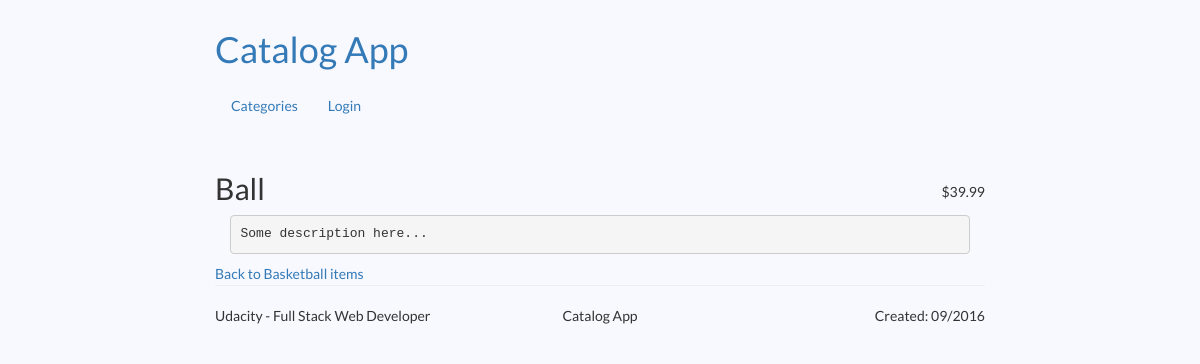
The page /catalog/Basketball/Ball on the database its author committed.
### database_setup.py (models this page shows, shortened)
class Item(Base):
    __tablename__ = 'Item'
    id = Column(Integer, primary_key=True)
    name = Column(String(250), nullable=False)
    description = Column(String(1000))
    price = Column(String(20))
    created_date = Column(DateTime, default=datetime.datetime.now())
    category = relationship(Category)
    category_id = Column(Integer, ForeignKey('Category.id'))
    user = relationship(User)
    user_id = Column(Integer, ForeignKey('User.id'))

class Category(Base):
    __tablename__ = 'Category'
    id = Column(Integer, primary_key=True)
    name = Column(String(250), nullable=False, unique=True)

### application.py (the view)
@app.route('/catalog/<string:category_name>/<string:item_name>')
def item_page(category_name, item_name):
    if 'email' in login_session:
        is_logged_in = True
        current_user_email = login_session['email']
    else:
        is_logged_in = None
        current_user_email = None
    try:
        category_obj = session.query(Category).filter_by(name=category_name).one()
    except NoResultFound:
        flash("Invalid URL")
        return redirect(url_for('catalog_root_page'))
    item = session.query(Item).filter_by(name=item_name, category_id=category_obj.id).one()
    return render_template('item.html',
                           title="Item",
                           is_logged_in=is_logged_in,
                           item=item,
                           current_user_email=current_user_email)

### templates/item.html (shortened to what this page needs)
{% extends "base.html" %}
{% block content %}
    <div class="row">
        <div class="col-md-8 col-sm-8">
            <h2 class="item-name">{{ item.name }}</h2>
        </div>
        <div class="col-md-4 col-sm-4">
            <p class="item-price text-right">{{ item.price }}</p>
        </div>
    </div>
    <div class="row item-description">
        <div class="col-md-12 col-sm-12">
            <pre>{{ item.description }}</pre>
        </div>
    </div>
    <div class="row">
        <div class="col-md-12 col-sm-12">
            <div class="item-link">
                <a href="{{ url_for('category_page', category=item.category.name) }}">Back to {{ item.category.name }} items</a>
            </div>
        </div>
    </div>
{% endblock %}

### static/css_main.css (style rules this page uses)
body { font-family: sans-serif; padding: 10px; display: block; font-family: "Lato", sans-serif; background-color: ghostwhite; }
.item-link { min-width: 60px; float:left; }
.item-description { font-size: 14px; margin: 0; }
.item-price { margin-top: 30px; }

### rows shown on the page
Item: name "Ball", price "$39.99", description "Some description here..."
Category: category.name "Basketball"
